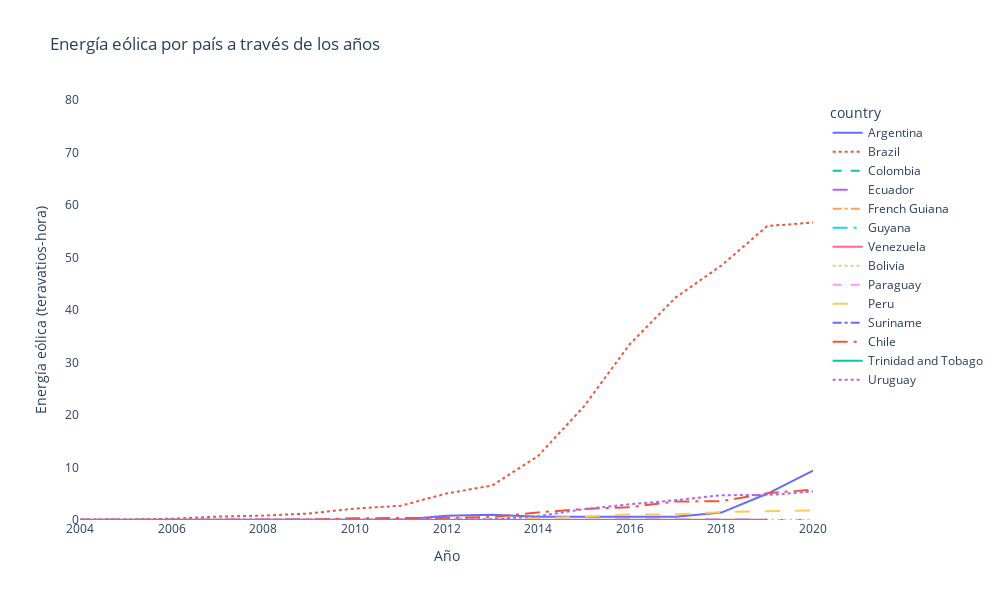

Write notebook code for a chart like this one.
### Code cell
fig = px.line(desarrollo_wind,x='year',
    y='wind_electricity',
    color='country',
    line_dash='country',
    line_group='country',
    labels={'wind_electricity': 'Wind Electricity', 'year': 'Year'},
    title='Energía eólica por país a través de los años')
fig.update_layout(
    xaxis_title='Año',
    yaxis_title='Energía eólica (teravatios-hora)',
    width=1000,
    height=600,
    plot_bgcolor='white',
    showlegend=True,
    yaxis=dict(range=[0, 80]),
    xaxis=dict(range=[2004, desarrollo_wind['year'].max()])
)
fig.update_traces(line_shape='linear', line_simplify=True)
fig.show()

### Figure 1 — Plotly figure (JSON) as saved in the notebook; plotly's stock layout.template omitted (floating-point values rounded to 4 significant figures)
{"data": [{"hovertemplate": "country=Argentina<br>Year=%{x}<br>Wind Electricity=%{y}<extra></extra>", "legendgroup": "Argentina", "line": {"color": "#636efa", "dash": "solid", "shape": "linear", "simplify": true}, "marker": {"symbol": "circle"}, "mode": "lines", "name": "Argentina", "orientation": "v", "showlegend": true, "type": "scatter", "x": [1998, 1999, 2000, 2001, 2002, 2003, 2004, 2005, 2006, 2007, 2008, 2009, 2010, 2011, 2012, 2013, 2014, 2015, 2016, 2017, 2018, 2019, 2020], "xaxis": "x", "y": [0.033, 0.035, 0.035, 0.049, 0.073, 0.078, 0.072, 0.075, 0.07, 0.061, 0.042, 0.036, 0.025, 0.059, 0.822, 1.007, 0.619, 0.593, 0.548, 0.612, 1.413, 4.997, 9.42], "yaxis": "y"}, {"hovertemplate": "country=Brazil<br>Year=%{x}<br>Wind Electricity=%{y}<extra></extra>", "legendgroup": "Brazil", "line": {"color": "#EF553B", "dash": "dot", "shape": "linear", "simplify": true}, "marker": {"symbol": "circle"}, "mode": "lines", "name": "Brazil", "orientation": "v", "showlegend": true, "type": "scatter", "x": [1998, 1999, 2000, 2001, 2002, 2003, 2004, 2005, 2006, 2007, 2008, 2009, 2010, 2011, 2012, 2013, 2014, 2015, 2016, 2017, 2018, 2019, 2020], "xaxis": "x", "y": [0.005, 0.002, 0.002, 0.035, 0.061, 0.061, 0.061, 0.093, 0.237, 0.645, 0.837, 1.238, 2.177, 2.705, 5.05, 6.58, 12.21, 21.63, 33.49, 42.37, 48.48, 55.99, 56.68], "yaxis": "y"}, {"hovertemplate": "country=Colombia<br>Year=%{x}<br>Wind Electricity=%{y}<extra></extra>", "legendgroup": "Colombia", "line": {"color": "#00cc96", "dash": "dash", "shape": "linear", "simplify": true}, "marker": {"symbol": "circle"}, "mode": "lines", "name": "Colombia", "orientation": "v", "showlegend": true, "type": "scatter", "x": [1998, 1999, 2000, 2001, 2002, 2003, 2004, 2005, 2006, 2007, 2008, 2009, 2010, 2011, 2012, 2013, 2014, 2015, 2016, 2017, 2018, 2019, 2020], "xaxis": "x", "y": [0, 0, 0, 0, 0, 0, 0.052, 0.049, 0.063, 0.049, 0.054, 0.058, 0.039, 0.04, 0.055, 0.06, 0.07, 0.068, 0.05, 0.003, 0.043, 0.06, 0.007], "yaxis": "y"}, {"hovertemplate": "country=Ecuador<br>Year=%{x}<br>Wind Electricity=%{y}<extra></extra>", "legendgroup": "Ecuador", "line": {"color": "#ab63fa", "dash": "longdash", "shape": "linear", "simplify": true}, "marker": {"symbol": "circle"}, "mode": "lines", "name": "Ecuador", "orientation": "v", "showlegend": true, "type": "scatter", "x": [1998, 1999, 2000, 2001, 2002, 2003, 2004, 2005, 2006, 2007, 2008, 2009, 2010, 2011, 2012, 2013, 2014, 2015, 2016, 2017, 2018, 2019], "xaxis": "x", "y": [0, 0, 0, 0, 0, 0, 0, 0, 0, 0.001, 0.003, 0.003, 0.003, 0.003, 0.002, 0.06, 0.08, 0.1, 0.084, 0.073, 0.08, 0.086], "yaxis": "y"}, {"hovertemplate": "country=French Guiana<br>Year=%{x}<br>Wind Electricity=%{y}<extra></extra>", "legendgroup": "French Guiana", "line": {"color": "#FFA15A", "dash": "dashdot", "shape": "linear", "simplify": true}, "marker": {"symbol": "circle"}, "mode": "lines", "name": "French Guiana", "orientation": "v", "showlegend": true, "type": "scatter", "x": [1998, 1999, 2000, 2001, 2002, 2003, 2004, 2005, 2006, 2007, 2008, 2009, 2010, 2011, 2012, 2013, 2014, 2015, 2016, 2017, 2018, 2019], "xaxis": "x", "y": [0, 0, 0, 0, 0, 0, 0, 0, 0, 0, 0, 0, 0, 0, 0, 0, 0, 0, 0, 0, 0, 0], "yaxis": "y"}, {"hovertemplate": "country=Guyana<br>Year=%{x}<br>Wind Electricity=%{y}<extra></extra>", "legendgroup": "Guyana", "line": {"color": "#19d3f3", "dash": "longdashdot", "shape": "linear", "simplify": true}, "marker": {"symbol": "circle"}, "mode": "lines", "name": "Guyana", "orientation": "v", "showlegend": true, "type": "scatter", "x": [1998, 1999, 2000, 2001, 2002, 2003, 2004, 2005, 2006, 2007, 2008, 2009, 2010, 2011, 2012, 2013, 2014, 2015, 2016, 2017, 2018, 2019], "xaxis": "x", "y": [0, 0, 0, 0, 0, 0, 0, 0, 0, 0, 0, 0, 0, 0, 0, 0, 0, 0, 0, 0, 0, 0], "yaxis": "y"}, {"hovertemplate": "country=Venezuela<br>Year=%{x}<br>Wind Electricity=%{y}<extra></extra>", "legendgroup": "Venezuela", "line": {"color": "#FF6692", "dash": "solid", "shape": "linear", "simplify": true}, "marker": {"symbol": "circle"}, "mode": "lines", "name": "Venezuela", "orientation": "v", "showlegend": true, "type": "scatter", "x": [1998, 1999, 2000, 2001, 2002, 2003, 2004, 2005, 2006, 2007, 2008, 2009, 2010, 2011, 2012, 2013, 2014, 2015, 2016, 2017, 2018, 2019], "xaxis": "x", "y": [0, 0, 0, 0, 0, 0, 0, 0, 0, 0, 0, 0, 0, 0, 0.03, 0.071, 0.071, 0.071, 0.071, 0.071, 0.071, 0.071], "yaxis": "y"}, {"hovertemplate": "country=Bolivia<br>Year=%{x}<br>Wind Electricity=%{y}<extra></extra>", "legendgroup": "Bolivia", "line": {"color": "#B6E880", "dash": "dot", "shape": "linear", "simplify": true}, "marker": {"symbol": "circle"}, "mode": "lines", "name": "Bolivia", "orientation": "v", "showlegend": true, "type": "scatter", "x": [1998, 1999, 2000, 2001, 2002, 2003, 2004, 2005, 2006, 2007, 2008, 2009, 2010, 2011, 2012, 2013, 2014, 2015, 2016, 2017, 2018, 2019, 2020], "xaxis": "x", "y": [0, 0, 0, 0, 0, 0, 0, 0, 0, 0, 0, 0, 0, 0, 0, 0.001, 0.008, 0.012, 0.035, 0.06, 0.059, 0.07, 0.064], "yaxis": "y"}, {"hovertemplate": "country=Paraguay<br>Year=%{x}<br>Wind Electricity=%{y}<extra></extra>", "legendgroup": "Paraguay", "line": {"color": "#FF97FF", "dash": "dash", "shape": "linear", "simplify": true}, "marker": {"symbol": "circle"}, "mode": "lines", "name": "Paraguay", "orientation": "v", "showlegend": true, "type": "scatter", "x": [1998, 1999, 2000, 2001, 2002, 2003, 2004, 2005, 2006, 2007, 2008, 2009, 2010, 2011, 2012, 2013, 2014, 2015, 2016, 2017, 2018, 2019], "xaxis": "x", "y": [0, 0, 0, 0, 0, 0, 0, 0, 0, 0, 0, 0, 0, 0, 0, 0, 0, 0, 0, 0, 0, 0], "yaxis": "y"}, {"hovertemplate": "country=Peru<br>Year=%{x}<br>Wind Electricity=%{y}<extra></extra>", "legendgroup": "Peru", "line": {"color": "#FECB52", "dash": "longdash", "shape": "linear", "simplify": true}, "marker": {"symbol": "circle"}, "mode": "lines", "name": "Peru", "orientation": "v", "showlegend": true, "type": "scatter", "x": [1998, 1999, 2000, 2001, 2002, 2003, 2004, 2005, 2006, 2007, 2008, 2009, 2010, 2011, 2012, 2013, 2014, 2015, 2016, 2017, 2018, 2019, 2020], "xaxis": "x", "y": [0, 0.001, 0.001, 0.001, 0.001, 0.001, 0.001, 0.001, 0.001, 0.001, 0.001, 0.001, 0.001, 0.001, 0.001, 0.001, 0.26, 0.595, 1.063, 1.073, 1.502, 1.655, 1.812], "yaxis": "y"}, {"hovertemplate": "country=Suriname<br>Year=%{x}<br>Wind Electricity=%{y}<extra></extra>", "legendgroup": "Suriname", "line": {"color": "#636efa", "dash": "dashdot", "shape": "linear", "simplify": true}, "marker": {"symbol": "circle"}, "mode": "lines", "name": "Suriname", "orientation": "v", "showlegend": true, "type": "scatter", "x": [1998, 1999, 2000, 2001, 2002, 2003, 2004, 2005, 2006, 2007, 2008, 2009, 2010, 2011, 2012, 2013, 2014, 2015, 2016, 2017, 2018, 2019], "xaxis": "x", "y": [0, 0, 0, 0, 0, 0, 0, 0, 0, 0, 0, 0, 0, 0, 0, 0, 0, 0, 0, 0, 0, 0], "yaxis": "y"}, {"hovertemplate": "country=Chile<br>Year=%{x}<br>Wind Electricity=%{y}<extra></extra>", "legendgroup": "Chile", "line": {"color": "#EF553B", "dash": "longdashdot", "shape": "linear", "simplify": true}, "marker": {"symbol": "circle"}, "mode": "lines", "name": "Chile", "orientation": "v", "showlegend": true, "type": "scatter", "x": [1998, 1999, 2000, 2001, 2002, 2003, 2004, 2005, 2006, 2007, 2008, 2009, 2010, 2011, 2012, 2013, 2014, 2015, 2016, 2017, 2018, 2019, 2020], "xaxis": "x", "y": [0, 0, 0, 0.007, 0.007, 0.007, 0.007, 0.007, 0.007, 0.009, 0.038, 0.079, 0.332, 0.338, 0.409, 0.553, 1.441, 2.112, 2.446, 3.516, 3.583, 5.086, 5.803], "yaxis": "y"}, {"hovertemplate": "country=Trinidad and Tobago<br>Year=%{x}<br>Wind Electricity=%{y}<extra></extra>", "legendgroup": "Trinidad and Tobago", "line": {"color": "#00cc96", "dash": "solid", "shape": "linear", "simplify": true}, "marker": {"symbol": "circle"}, "mode": "lines", "name": "Trinidad and Tobago", "orientation": "v", "showlegend": true, "type": "scatter", "x": [1998, 1999, 2000, 2001, 2002, 2003, 2004, 2005, 2006, 2007, 2008, 2009, 2010, 2011, 2012, 2013, 2014, 2015, 2016, 2017, 2018, 2019], "xaxis": "x", "y": [0, 0, 0, 0, 0, 0, 0, 0, 0, 0, 0, 0, 0, 0, 0, 0, 0, 0, 0, 0, 0, 0], "yaxis": "y"}, {"hovertemplate": "country=Uruguay<br>Year=%{x}<br>Wind Electricity=%{y}<extra></extra>", "legendgroup": "Uruguay", "line": {"color": "#ab63fa", "dash": "dot", "shape": "linear", "simplify": true}, "marker": {"symbol": "circle"}, "mode": "lines", "name": "Uruguay", "orientation": "v", "showlegend": true, "type": "scatter", "x": [1998, 1999, 2000, 2001, 2002, 2003, 2004, 2005, 2006, 2007, 2008, 2009, 2010, 2011, 2012, 2013, 2014, 2015, 2016, 2017, 2018, 2019, 2020], "xaxis": "x", "y": [0, 0, 0, 0, 0, 0, 0, 0, 0, 0, 0.003, 0.042, 0.068, 0.11, 0.111, 0.144, 0.733, 2.065, 2.994, 3.774, 4.732, 4.753, 5.435], "yaxis": "y"}], "layout": {"height": 600, "legend": {"title": {"text": "country"}, "tracegroupgap": 0}, "plot_bgcolor": "white", "showlegend": true, "title": {"text": "Energía eólica por país a través de los años"}, "width": 1000, "xaxis": {"anchor": "y", "domain": [0, 1], "range": [2004, 2020], "title": {"text": "Año"}}, "yaxis": {"anchor": "x", "domain": [0, 1], "range": [0, 80], "title": {"text": "Energía eólica (teravatios-hora)"}}}}
